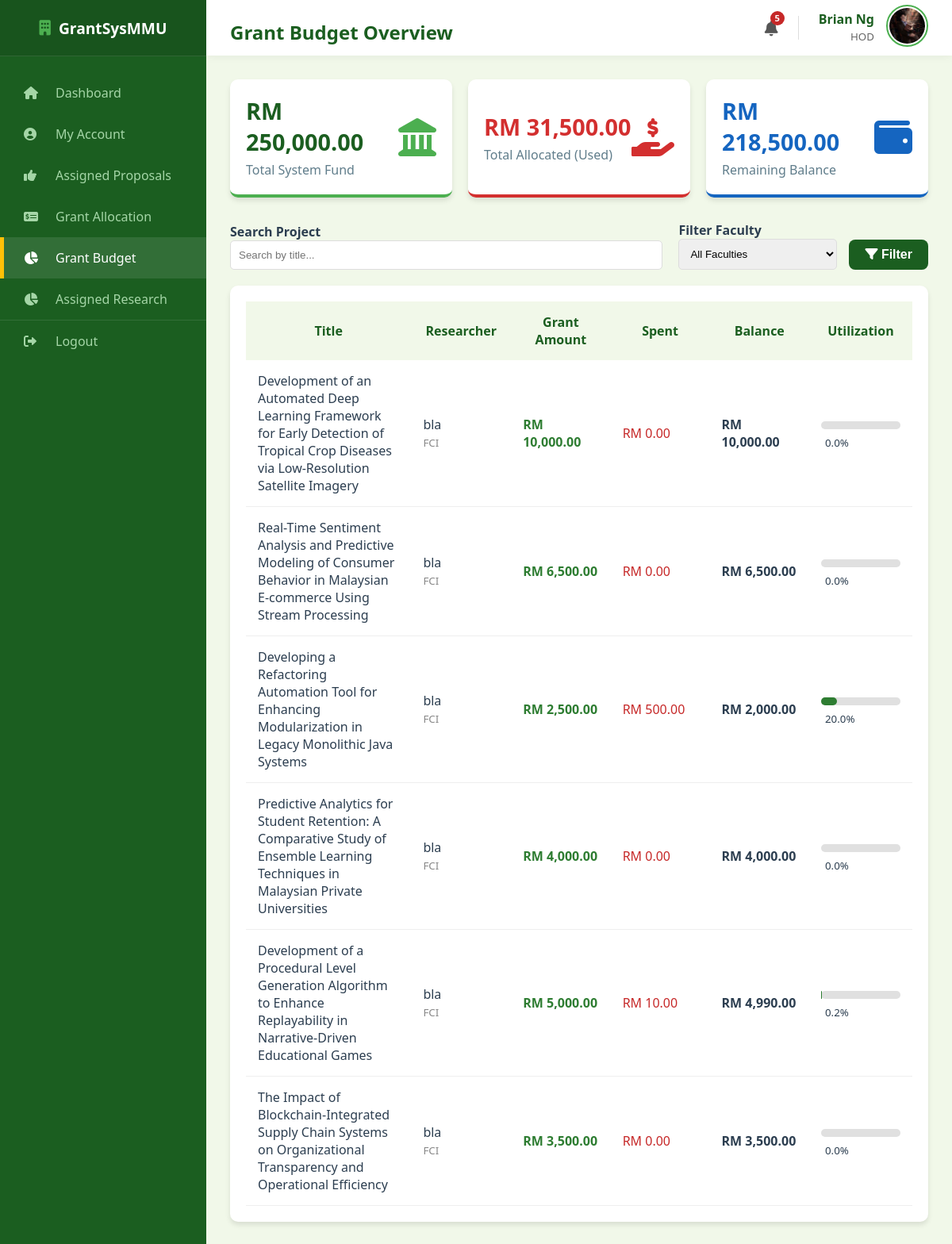
Page /hod/grant_budget (signed in) on the committed database.
### models.py (models this page shows, shortened)
class User(db.Model):
    __tablename__ = "user"
    mmu_id = db.Column(db.String(15), primary_key=True)
    name = db.Column(db.String(150), nullable=False)
    email = db.Column(db.String(100), unique=True, nullable=False)
    password = db.Column(db.String(100), nullable=False)
    faculty = db.Column(db.String(100), nullable=False)
    user_role = db.Column(db.String(25), nullable=False)
    profile_image = db.Column(db.String(20), nullable=False, default="default.jpg")
    phone_number = db.Column(db.String(20), nullable=True)
    admin_profile = db.relationship(
        "Admin", backref="user_info", uselist=False, cascade="all, delete-orphan"
    )
    researcher_profile = db.relationship(
        "Researcher", backref="user_info", uselist=False, cascade="all, delete-orphan"
    )
    reviewer_profile = db.relationship(
        "Reviewer", backref="user_info", uselist=False, cascade="all, delete-orphan"
    )
    hod_profile = db.relationship(
        "HOD", backref="user_info", uselist=False, cascade="all, delete-orphan"
    )

class Grant(db.Model):
    __tablename__ = "grant"
    grant_id = db.Column(db.Integer, primary_key=True)
    grant_amount = db.Column(db.Float, nullable=False)
    award_date = db.Column(db.DateTime, default=malaysia_now)
    proposal_id = db.Column(
        db.Integer, db.ForeignKey("proposal.proposal_id"), nullable=False
    )
    proposal = db.relationship(
        "Proposal", backref=db.backref("grant_award", uselist=False)
    )

class Proposal(db.Model):
    __tablename__ = "proposal"
    proposal_id = db.Column(db.Integer, primary_key=True)
    title = db.Column(db.String(255), nullable=False)
    research_area = db.Column(db.String(100), nullable=False, default="General")
    requested_budget = db.Column(db.Float, nullable=False)
    status = db.Column(db.String(30), nullable=False, default="Draft")
    submission_date = db.Column(db.Date, default=malaysia_now)
    document_file = db.Column(db.String(100), nullable=True)
    review_score = db.Column(db.Integer, nullable=True)
    review_feedback = db.Column(db.Text, nullable=True)
    review_draft = db.Column(db.Text, nullable=True)
    researcher_id = db.Column(
        db.Integer, db.ForeignKey("researcher.researcher_id"), nullable=False
    )
    cycle_id = db.Column(
        db.Integer, db.ForeignKey("grant_cycle.cycle_id"), nullable=False
    )
    assigned_reviewer_id = db.Column(
        db.Integer, db.ForeignKey("reviewer.reviewer_id"), nullable=True
    )
    assigned_hod_id = db.Column(db.Integer, db.ForeignKey("hod.hod_id"), nullable=True)
    reviewer = db.relationship("Reviewer", foreign_keys=[assigned_reviewer_id])
    hod = db.relationship("HOD", foreign_keys=[assigned_hod_id])
    deadlines = db.relationship(
        "Deadline", backref="proposal", cascade="all, delete-orphan"
    )

### routes/hod_routes.py (the view)
@hod_bp.route("/hod/grant_budget")
def hod_grant_budget():
    if session.get("role") != "HOD":
        return redirect(url_for("hod.hod_login"))
    user = User.query.get(session["user_id"])
    current_hod = HOD.query.filter_by(mmu_id=user.mmu_id).first()
    total_budget_in = db.session.query(func.sum(Budget.amount)).scalar() or 0.0
    total_grants_out = db.session.query(func.sum(Grant.grant_amount)).scalar() or 0.0
    remaining_balance = total_budget_in - total_grants_out
    search_query = request.args.get("search", "")
    filter_faculty = request.args.get("faculty", "")
    page = request.args.get("page", 1, type=int)
    per_page = 8
    query = (
        Proposal.query.join(Grant)
        .filter(Proposal.assigned_hod_id == current_hod.hod_id)
        .join(Researcher)
        .join(User)
    )
    if search_query:
        query = query.filter(Proposal.title.ilike(f"%{search_query}%"))
    if filter_faculty:
        query = query.filter(User.faculty == filter_faculty)
    pagination = query.paginate(page=page, per_page=per_page, error_out=False)
    proposal_data = []
    for p in pagination.items:
        spent = (
            db.session.query(func.sum(ProgressReport.financial_usage))
            .filter_by(proposal_id=p.proposal_id)
            .scalar()
            or 0.0
        )
        grant_amount = p.grant_award.grant_amount
        proposal_data.append(
            {
                "proposal": p,
                "spent": spent,
                "grant_amount": grant_amount,
                "balance": grant_amount - spent,
                "utilization": (spent / grant_amount * 100) if grant_amount > 0 else 0,
            }
        )
    return render_template(
        "hod_grant_budget.html",
        user=user,
        total_fund=total_budget_in,
        total_allocated=total_grants_out,
        current_balance=remaining_balance,
        proposal_data=proposal_data,
        pagination=pagination,
        faculties=Faculty.query.all(),
    )

### templates/hod_grant_budget.html (shortened to what this page needs)
<!DOCTYPE html>
<html lang="en">
<head>
    <link rel="stylesheet" type="text/css" href="{{ url_for('static', filename='style.css') }}">
    <link rel="stylesheet" href="https://cdnjs.cloudflare.com/ajax/libs/font-awesome/6.0.0/css/all.min.css">
</head>
<body>
    <div class="dashboard-container">
        <div class="sidebar">
            <div class="sidebar-header"><i class="fas fa-building"
                    style="margin-right: 10px; color: var(--secondary-color);"></i> GrantSysMMU</div>
            <ul class="sidebar-menu">
                <li><a href="{{ url_for('hod.hod_dashboard') }}"><i class="fas fa-home"></i> Dashboard</a></li>
                <li><a href="{{ url_for('hod.hod_profile') }}"><i class="fas fa-user-circle"></i> My Account</a></li>
                <li><a href="{{ url_for('hod.hod_assigned_proposals') }}"><i class="fas fa-thumbs-up"></i>
                        Assigned Proposals</a></li>
                <li><a href="{{ url_for('hod.hod_grant_allocation') }}"><i class="fas fa-money-check-alt"></i> Grant Allocation</a></li>
                <li class="active"><a href="{{ url_for('hod.hod_grant_budget') }}"><i class="fas fa-chart-pie"></i> Grant Budget</a></li>
                <li><a href="{{ url_for('hod.hod_assigned_research') }}"><i class="fas fa-chart-pie"></i> Assigned Research</a></li>
                <li style="margin-top: auto; border-top: 1px solid rgba(255,255,255,0.1);">
                    <a href="{{ url_for('auth.logout') }}"><i class="fas fa-sign-out-alt"></i> Logout</a>
                </li>
            </ul>
        </div>
        <div class="main-content">
            <div class="top-bar">
                <h2>Grant Budget Overview</h2>
                <div style="display: flex; align-items: center; gap: 25px;">
                    <a href="{{ url_for('auth.view_notifications') }}"
                        style="position: relative; color: #555; font-size: 1.2rem; text-decoration: none;">
                        <i class="fas fa-bell"></i>
                        {% if unread_notifications > 0 %}
                        <span
                            style="position: absolute; top: -8px; right: -8px; background: #c62828; color: white; border-radius: 50%; width: 18px; height: 18px; font-size: 0.7rem; display: flex; align-items: center; justify-content: center; font-weight: bold;">
                            {{ unread_notifications }}
                        </span>
                        {% endif %}
                    </a>
                    <div style="display: flex; align-items: center; gap: 15px;">
                        <div style="text-align: right; line-height: 1.3;">
                            <span style="display: block; font-weight: bold; color: #1b5e20;">{{ user.name }}</span>
                            <small style="color: #666;">HOD</small>
                        </div>
                        <a href="{{ url_for('hod.hod_profile') }}">
                            <img src="{{ url_for('static', filename='profile_pics/' + user.profile_image) }}"
                                alt="Profile"
                                style="width: 45px; height: 45px; border-radius: 50%; object-fit: cover; border: 2px solid #4caf50; padding: 2px;">
                        </a>
                    </div>
                </div>
            </div>
            <div class="content-wrapper">
                <div class="stats-grid">
                    <div class="stat-card" style="border-bottom-color: #4caf50;">
                        <div class="stat-info">
                            <h3 style="font-size: 1.8rem;">RM {{ "{:,.2f}".format(total_fund) }}</h3>
                            <p>Total System Fund</p>
                        </div>
                        <i class="fas fa-landmark stat-icon" style="color: #4caf50;"></i>
                    </div>
                    <div class="stat-card" style="border-bottom-color: #d32f2f;">
                        <div class="stat-info">
                            <h3 style="color: #d32f2f; font-size: 1.8rem;">RM {{ "{:,.2f}".format(total_allocated) }}</h3>
                            <p>Total Allocated (Used)</p>
                        </div>
                        <i class="fas fa-hand-holding-usd stat-icon" style="color: #d32f2f;"></i>
                    </div>
                    <div class="stat-card" style="border-bottom-color: #1565c0;">
                        <div class="stat-info">
                            <h3 style="color: #1565c0; font-size: 1.8rem;">RM {{ "{:,.2f}".format(current_balance) }}</h3>
                            <p>Remaining Balance</p>
                        </div>
                        <i class="fas fa-wallet stat-icon" style="color: #1565c0;"></i>
                    </div>
                </div>
                <div class="section-card" style="margin-bottom: 20px;">
                    <form method="GET" action="{{ url_for('hod.hod_grant_budget') }}" style="display: flex; gap: 15px; align-items: flex-end;">
                        <div style="flex: 1;">
                            <label style="font-weight: bold;">Search Project</label>
                            <input type="text" name="search" placeholder="Search by title..." value="{{ request.args.get('search', '') }}" style="width: 95%; padding: 10px; border: 1px solid #ddd; border-radius: 5px;">
                        </div>
                        <div style="width: 200px;">
                            <label style="font-weight: bold;">Filter Faculty</label>
                            <select name="faculty" style="width: 100%; padding: 10px; border: 1px solid #ddd; border-radius: 5px;">
                                <option value="">All Faculties</option>
                            </select>
                        </div>
                        <button type="submit" class="btn-primary" style="width: auto; padding: 10px 20px;"><i class="fas fa-filter"></i> Filter</button>
                    </form>
                </div>
                <div class="table-card">
                    <table style="width: 100%; border-collapse: collapse;">
                        <thead>
                            <tr style="background: #f1f8e9; color: #1b5e20;">
                                <th style="padding: 15px; width:25%;">Title</th>
                                <th style="padding: 15px; width:15%;">Researcher</th>
                                <th style="padding: 15px; width:15%;">Grant Amount</th>
                                <th style="padding: 15px; width:15%;">Spent</th>
                                <th style="padding: 15px; width:15%;">Balance</th>
                                <th style="padding: 15px; width:15%;">Utilization</th>
                            </tr>
                        </thead>
                        <tbody>
                            {% for item in proposal_data %}
                            <tr style="border-bottom: 1px solid #eee;">
                                <td style="padding: 15px; font-weight: 500;">{{ item.proposal.title }}</td>
                                <td style="padding: 15px;">{{ item.proposal.researcher.user_info.name }}<br><small style="color:#888;">{{ item.proposal.researcher.user_info.faculty }}</small></td>
                                <td style="padding: 15px; color: #2e7d32; font-weight: bold;">RM {{ "{:,.2f}".format(item.grant_amount) }}</td>
                                <td style="padding: 15px; color: #c62828;">RM {{ "{:,.2f}".format(item.spent) }}</td>
                                <td style="padding: 15px; font-weight: bold;">RM {{ "{:,.2f}".format(item.balance) }}</td>
                                <td style="padding: 15px;">
                                    <div style="background: #e0e0e0; border-radius: 10px; height: 10px; width: 100px; display: inline-block;">
                                        <div style="background: {% if item.utilization > 90 %}#c62828{% elif item.utilization > 50 %}#fbc02d{% else %}#2e7d32{% endif %};
                                                    width: {{ item.utilization if item.utilization <= 100 else 100 }}%; height: 100%; border-radius: 10px;"></div>
                                    </div>
                                    <small style="margin-left: 5px;">{{ "{:.1f}".format(item.utilization) }}%</small>
                                </td>
                            </tr>
                            {% else %}
                            <tr>
                                <td colspan="6" style="padding: 20px; text-align: center; color: #777;">No active grants found matching your criteria.</td>
                            </tr>
                            {% endfor %}
                        </tbody>
                    </table>
                </div>
            </div>
        </div>
    </div>
</body>
</html>

### rows in the picture
User: name "Brian Ng", profile_image (picture)
Grant: proposal "Development of an Automated Deep Learning Framework for Early Detection of Tropical Crop Diseases via Low-Resolution Satellite Imagery", proposal.researcher.user_info.name "bla", proposal.researcher.user_info.faculty "FCI", grant_amount "10,000.00", spent "0.00", balance "10,000.00", utilization "0.0"
Grant: proposal "Real-Time Sentiment Analysis and Predictive Modeling of Consumer Behavior in Malaysian E-commerce Using Stream Processing", proposal.researcher.user_info.name "bla", proposal.researcher.user_info.faculty "FCI", grant_amount "6,500.00", spent "0.00", balance "6,500.00", utilization "0.0"
Grant: proposal "Developing a Refactoring Automation Tool for Enhancing Modularization in Legacy Monolithic Java Systems", proposal.researcher.user_info.name "bla", proposal.researcher.user_info.faculty "FCI", grant_amount "2,500.00", spent "500.00", balance "2,000.00", utilization "20.0"
Grant: proposal "Predictive Analytics for Student Retention: A Comparative Study of Ensemble Learning Techniques in Malaysian Private Universities", proposal.researcher.user_info.name "bla", proposal.researcher.user_info.faculty "FCI", grant_amount "4,000.00", spent "0.00", balance "4,000.00", utilization "0.0"
Grant: proposal "Development of a Procedural Level Generation Algorithm to Enhance Replayability in Narrative-Driven Educational Games", proposal.researcher.user_info.name "bla", proposal.researcher.user_info.faculty "FCI", grant_amount "5,000.00", spent "10.00", balance "4,990.00", utilization "0.2"
Grant: proposal "The Impact of Blockchain-Integrated Supply Chain Systems on Organizational Transparency and Operational Efficiency", proposal.researcher.user_info.name "bla", proposal.researcher.user_info.faculty "FCI", grant_amount "3,500.00", spent "0.00", balance "3,500.00", utilization "0.0"

### other values in the picture
{{ unread_notifications }} "5"
{{ "{:,.2f}".format(total_fund) }} "250,000.00"
{{ "{:,.2f}".format(total_allocated) }} "31,500.00"
{{ "{:,.2f}".format(current_balance) }} "218,500.00"
